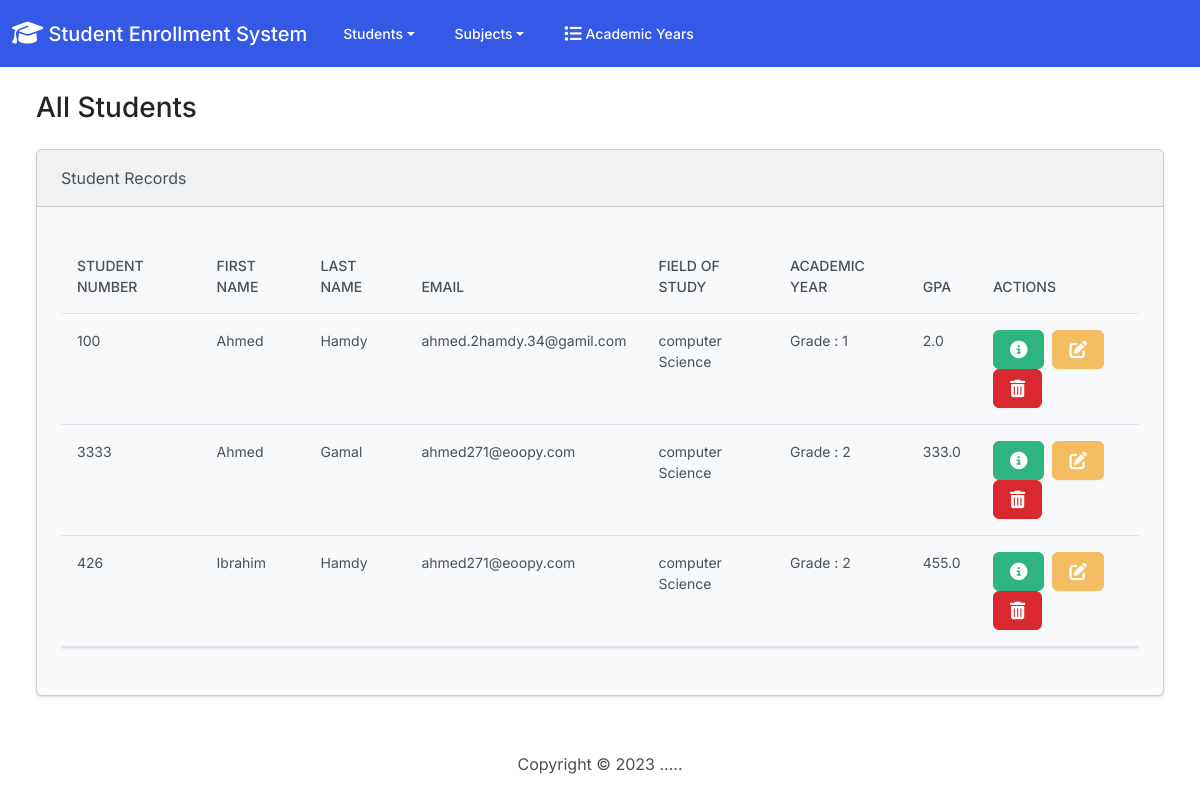
The page / on the database its author committed.
### students/models.py (models this page shows, shortened)
class Student(models.Model):
    student_number = models.PositiveIntegerField()
    first_name = models.CharField(max_length=50)
    last_name = models.CharField(max_length=50)
    email = models.EmailField(max_length=100)
    field_of_study = models.CharField(max_length=50)
    academic_year_id = models.ForeignKey(AcademicYear, on_delete=models.SET_NULL,null=True)
    gpa = models.FloatField()

class AcademicYear(models.Model):
    options = [
        (1, '1st yaer'),
        (2, '2st yaer'),
        (3, '3st yaer'),
        (4, '4st yaer'),
    ]
    name = models.CharField(max_length=100)
    subject1 = models.CharField(max_length=255, null=True, blank=True)
    subject2 = models.CharField(max_length=255, null=True, blank=True)
    subject3 = models.CharField(max_length=255, null=True, blank=True)
    subject4 = models.CharField(max_length=255, null=True, blank=True)
    subject5 = models.CharField(max_length=255, null=True, blank=True)
    subject6 = models.CharField(max_length=255, null=True, blank=True)
    def __str__(self):
        return f'Grade : {self.name}'

### students/views.py (the view)
# urls.py: path('', views.index, name='index'),
def index(request):
    return render(request, 'students/index.html', {
        'students': Student.objects.all(),
    })

### students/templates/students/index.html (shortened to what this page needs)
{%  extends "students/base.html" %}
{%  block body %}
<h3 class="m-4">All Students</h3>
<div class="row">
    <div class="col-12">
        {% if students %}
            <div class="card bg-light mb-3 ms-4 me-4 mb-4">
                <div class="card-header">Student Records</div>
                <div class="card-body">
                    <p class="card-text">
                        <div class="table-responsive">
                            <table class="table table-hover">
                                <thead>
                                    <tr>
                                        <th scope="col">Student Number</th>
                                        <th scope="col">First Name</th>
                                        <th scope="col">Last Name</th>
                                        <th scope="col">Email</th>
                                        <th scope="col">Field of Study</th>
                                        <th scope="col">Academic Year</th>
                                        <th scope="col">GPA</th>
                                        <th scope="col">Actions</th>
                                    </tr>
                                </thead>
                                <tbody>
                                    {% for student in students %}
                                        <tr>
                                            <td>{{ student.student_number }}</td>
                                            <td>{{ student.first_name }}</td>
                                            <td>{{ student.last_name }}</td>
                                            <td>{{ student.email }}</td>
                                            <td>{{ student.field_of_study }}</td>
                                            <td>{{ student.academic_year_id }}</td>
                                            <td>{{ student.gpa }}</td>
                                            <td>
                                                <a class="btn btn-success me-1" href="{% url 'show_student' student.id%}">
                                                </a>
                                                <a class="btn btn-warning me-1" href="{% url 'edit' student.id%}">
                                                </a>
                                                <button class="btn btn-danger" type="button" data-bs-toggle="modal" data-bs-target="#delete{{student.id}}">
                                                </button>
                                            </td>
                                        </tr>
                                    {% endfor %}
                                </tbody>
                            </table>
                        </div>
                    </p>
                </div>
            </div>
        {% else %}
            <h5 class="alert alert-primary ms-4 me-4">No Student Records</h5>
        {% endif %}
    </div>
</div>
{%  endblock %}

### students/templates/students/base.html (shortened to what this page needs)
{% load static %}
<!DOCTYPE html>
<html lang = "en">
    <head>
        <link rel="stylesheet" href="https://cdnjs.cloudflare.com/ajax/libs/font-awesome/6.4.0/css/all.min.css"/>
        <link rel="stylesheet" href="{% static 'css/bootstrap.min.css' %}">
        <body class="d-flex flex-column min-vh-100">
            <nav class="navbar navbar-expand-lg navbar-dark bg-primary">
                <div class="container-fluid">
                    <a class="navbar-brand" href="{% url 'index' %}">
                        <i class="fa-solid fa-graduation-cap fa-lg"></i> Student Enrollment System
                    </a>
                    <div class="collapse navbar-collapse" id="navbarColor01">
                        <ul class="navbar-nav me-auto">
                            <li class="nav-item dropdown">
                                <a class="nav-link dropdown-toggle" data-bs-toggle="dropdown" href="#" role="button" aria-haspopup="true" aria-expanded="false">Students</a>
                            </li>
                            <li class="nav-item dropdown">
                                <a class="nav-link dropdown-toggle" data-bs-toggle="dropdown" href="#" role="button" aria-haspopup="true" aria-expanded="false">Subjects</a>
                            </li>
                            <li class="nav-item">
                                <a class="nav-link" href="{% url 'academic_years'%}"> Academic Years</a>
                            </li>
                        </ul>
                    </div>
                </div>
            </nav>
            <div class="container-fluid">
                {% block body %}
                {% endblock %}
            </div>
            <footer class="mt-auto mb-4">
                <div class="text-center">
                    <span>
                        Copyright &copy; <script>document.write(new Date().getFullYear())</script>  .....
                    </span>
                </div>
            </footer>
        </body>
    </head>
</html>

### rows shown on the page
Student: student_number "100", first_name "Ahmed", last_name "Hamdy", email "ahmed.2hamdy.34@gamil.com", field_of_study "computer Science", academic_year_id "Grade : 1", gpa "2.0"
Student: student_number "3333", first_name "Ahmed", last_name "Gamal", email "ahmed271@eoopy.com", field_of_study "computer Science", academic_year_id "Grade : 2", gpa "333.0"
Student: student_number "426", first_name "Ibrahim", last_name "Hamdy", email "ahmed271@eoopy.com", field_of_study "computer Science", academic_year_id "Grade : 2", gpa "455.0"
